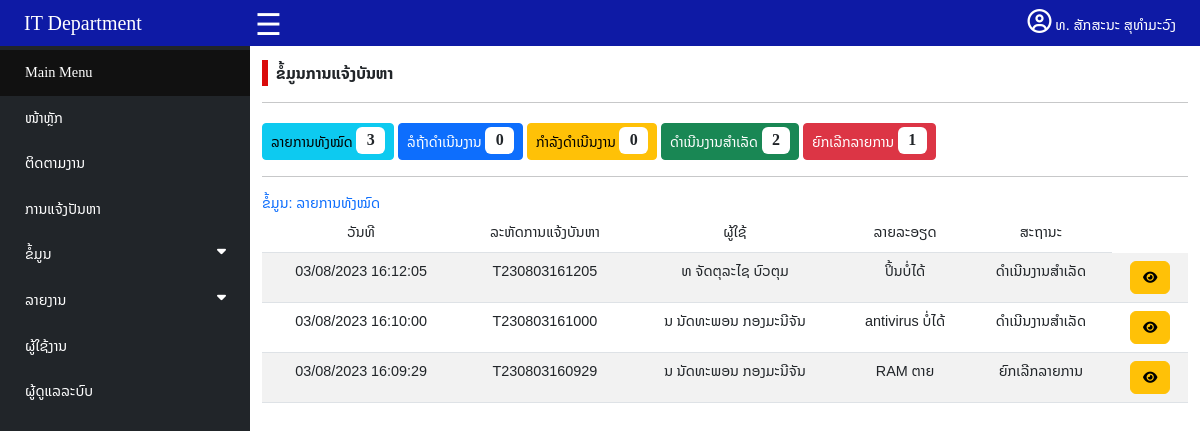
Page /helpdesk.php (signed in) on the committed database.
### tables this page shows
CREATE TABLE `tbticket` (
  `ticketid` varchar(20) NOT NULL,
  `ticketdate` datetime NOT NULL,
  `userid` int(11) NOT NULL,
  `ticketinfo` varchar(50) NOT NULL,
  `tickettype` varchar(50) NOT NULL,
  `detail` text NOT NULL,
  `img` text NOT NULL,
  `sttid` varchar(5) NOT NULL
);

CREATE TABLE `tbuser` (
  `userid` int(11) NOT NULL,
  `fullname` varchar(100) NOT NULL,
  `tel` varchar(15) NOT NULL,
  `position` varchar(80) NOT NULL,
  `partid` varchar(5) NOT NULL,
  `deid` varchar(5) NOT NULL,
  `officeid` varchar(10) NOT NULL,
  `status` varchar(10) NOT NULL,
  `username` varchar(50) NOT NULL,
  `password` varchar(20) NOT NULL
);

CREATE TABLE `tbstatus` (
  `sttid` varchar(5) NOT NULL,
  `sttname` varchar(50) NOT NULL
);

### helpdesk.php (the view, shortened to what this page needs)
<?php
if (isset($_SESSION['adminid']) && isset($_SESSION['adminname']) && isset($_SESSION['username'])) {
    require 'connect/connect.php';
    $sql = "SELECT tbticket.ticketid,tbticket.ticketdate,tbticket.userid,tbuser.fullname, tbticket.ticketinfo,tbticket.tickettype,tbticket.detail,tbticket.img, tbticket.sttid,tbstatus.sttname FROM tbticket LEFT JOIN tbuser on tbticket.userid = tbuser.userid LEFT JOIN tbstatus ON tbticket.sttid = tbstatus.sttid ORDER BY tbticket.ticketid DESC";
    $result = mysqli_query($con, $sql);
    $countall = mysqli_num_rows($result);
    $sql1 = "select * from tbticket where sttid='S01'";
    $result1 = mysqli_query($con, $sql1);
    $count1 = mysqli_num_rows($result1);
    $sql2 = "select * from tbticket where sttid='S02'";
    $result2 = mysqli_query($con, $sql2);
    $count2 = mysqli_num_rows($result2);
    $sql3 = "select * from tbticket where sttid='S03'";
    $result3 = mysqli_query($con, $sql3);
    $count3 = mysqli_num_rows($result3);
    $sql4 = "select * from tbticket where sttid='S04'";
    $result4 = mysqli_query($con, $sql4);
    $count4 = mysqli_num_rows($result4);
?>
    <!DOCTYPE html>
    <html lang="en">
    <head>
        <link href="https://cdn.jsdelivr.net/npm/bootstrap@5.3.0/dist/css/bootstrap.min.css" rel="stylesheet">
        <link rel="stylesheet" href="https://cdnjs.cloudflare.com/ajax/libs/font-awesome/6.4.0/css/all.min.css" />
        <link rel="stylesheet" href="css/style.css">
        <link rel="stylesheet" href="css/nav.css">
    </head>
    <body>
        <?php require 'navadmin.php';
        ?>
        <div style="padding-top: 45px;">
            <?php require 'menu.php' ?>
            <div id="main" class="contents">
                <div class="container">
                    <div class="mt-3"><span class="px-2 fs-6" style="border-left:6px solid #da0b0b;font-weight:600;">ຂໍ້ມູນການແຈ້ງບັນຫາ</span></div>
                    <hr>
                    <a href="helpdesk.php" class="btn btn-info btn-sm mt-1 py-1">ລາຍການທັງໝົດ <span class="badge bg-white text-dark fs-6" style="font-family: 'Times New Roman';"><?php echo $countall  ?></span></a>
                    <a href="selecthelpdesk.php?sttid=S01" class="btn btn-primary btn-sm mt-1 py-1">ລໍຖ້າດຳເນີນງານ <span class="badge bg-white text-dark fs-6" style="font-family: 'Times New Roman';"><?php echo $count1  ?></span></a>
                    <a href="selecthelpdesk.php?sttid=S02" class="btn btn-warning btn-sm mt-1 py-1">ກຳລັງດຳເນີນງານ <span class="badge bg-white text-dark fs-6" style="font-family: 'Times New Roman';"><?php echo $count2  ?></span></a>
                    <a href="selecthelpdesk.php?sttid=S03" class="btn btn-success btn-sm mt-1 py-1">ດຳເນີນງານສຳເລັດ <span class="badge bg-white text-dark fs-6" style="font-family: 'Times New Roman';"><?php echo $count3  ?></span></a>
                    <a href="selecthelpdesk.php?sttid=S04" class="btn btn-danger btn-sm mt-1 py-1">ຍົກເລີກລາຍການ <span class="badge bg-white text-dark fs-6" style="font-family: 'Times New Roman';"><?php echo $count4  ?></span></a>
                  <hr>
                    <div class="text-primary">
                        <span>ຂໍ້ມູນ: ລາຍການທັງໝົດ</span>
                    </div>
                    <?php if ($countall > 0) { ?>
                        <div class="table-responsive-sm">
                            <table class="table table-striped">
                                <thead>
                                    <tr class="text-center">
                                        <td>ວັນທີ</td>
                                        <td>ລະຫັດການແຈ້ງບັນຫາ</td>
                                        <td>ຜູ້ໃຊ້</td>
                                        <td>ລາຍລະອຽດ</td>
                                        <td>ສະຖານະ</td>
                                    </tr>
                                </thead>
                                <tbody>
                                    <?php while ($row = mysqli_fetch_assoc($result)) {
                                        $newDate = date("d/m/Y H:i:s", strtotime($row["ticketdate"]));
                                    ?>
                                        <tr class="text-center">
                                            <td class="text-center"><?php echo $newDate ?></td>
                                            <td><?php echo $row["ticketid"]; ?></td>
                                            <td><?php echo $row["fullname"]; ?></td>
                                            <td><?php echo $row["detail"]; ?></td>
                                            <td class="text-center"><?php echo $row["sttname"]; ?></td>
                                            <td class="text-center"><a style="font-size:0.8rem" href="helpdeskmanage.php?id=<?php echo $row["ticketid"]; ?>" class="btn btn-warning"><i class="fa-solid fa-eye"></i></a></td>
                                        </tr>
                                    <?php } ?>
                                </tbody>
                            </table>
                        </div>
                    <?php } else { ?>
                        <div class="alert alert-danger mt-3">
                            ບໍ່ມີຂໍ້ມູນ
                        </div>
                    <?php } ?>
                </div>
            </div>
        </div>
    </body>
    </html>
<?php
} else {
    header("Location: admin/adminlogin.php");
    exit();
}
?>

### css/style.css (style rules this page uses)
* { box-sizing: border-box; }
body { margin: 0; font-family: 'Noto Sans Lao', sans-serif; font-size: 0.9rem; }
a { text-decoration: none; }

### css/nav.css (style rules this page uses)
#main { transition: margin-left .5s; margin-left: 250px; }

### rows in the picture
tbticket: ticketdate "03/08/2023 16:12:05", ticketid "T230803161205", userid.fullname "ທ ຈັດຕຸລະໄຊ ບົວຕຸມ", detail "ປິ້ນບໍ່ໄດ້", sttid.sttname "ດຳເນີນງານສຳເລັດ"
tbticket: ticketdate "03/08/2023 16:10:00", ticketid "T230803161000", userid.fullname "ນ ນັດທະພອນ ກອງມະນີຈັນ", detail "antivirus ບໍ່ໄດ້", sttid.sttname "ດຳເນີນງານສຳເລັດ"
tbticket: ticketdate "03/08/2023 16:09:29", ticketid "T230803160929", userid.fullname "ນ ນັດທະພອນ ກອງມະນີຈັນ", detail "RAM ຕາຍ", sttid.sttname "ຍົກເລີກລາຍການ"

### other values in the picture
$_SESSION['adminname'] "ທ. ສັກສະນະ ສຸທຳມະວົງ"
$countall "3"
$count1 "0"
$count2 "0"
$count3 "2"
$count4 "1"
